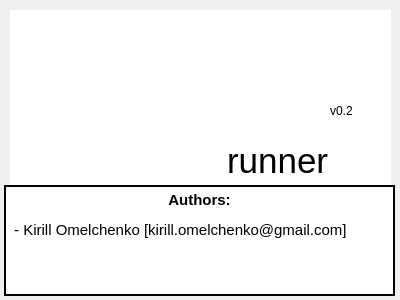
<?xml version="1.0" encoding="UTF-8"?>
<ui version="4.0">
 <class>dlgAbout</class>
 <widget class="QDialog" name="dlgAbout">
  <property name="geometry">
   <rect>
    <x>0</x>
    <y>0</y>
    <width>400</width>
    <height>300</height>
   </rect>
  </property>
  <property name="windowTitle">
   <string>Dialog</string>
  </property>
  <widget class="QGraphicsView" name="graphicsView">
   <property name="geometry">
    <rect>
     <x>10</x>
     <y>10</y>
     <width>381</width>
     <height>241</height>
    </rect>
   </property>
   <property name="styleSheet">
    <string notr="true">QGraphicsView {
background-image: url(:/img/appium_logo_rgb.png);
background-repeat: no-repeat;
background-position: center;
}</string>
   </property>
   <property name="frameShape">
    <enum>QFrame::NoFrame</enum>
   </property>
   <property name="frameShadow">
    <enum>QFrame::Plain</enum>
   </property>
  </widget>
  <widget class="QLabel" name="lbRunnerTitle">
   <property name="geometry">
    <rect>
     <x>227</x>
     <y>145</y>
     <width>101</width>
     <height>31</height>
    </rect>
   </property>
   <property name="font">
    <font>
     <pointsize>26</pointsize>
    </font>
   </property>
   <property name="text">
    <string>runner</string>
   </property>
  </widget>
  <widget class="QLabel" name="lbVersion">
   <property name="geometry">
    <rect>
     <x>330</x>
     <y>100</y>
     <width>66</width>
     <height>21</height>
    </rect>
   </property>
   <property name="text">
    <string>v0.2</string>
   </property>
  </widget>
  <widget class="QTextBrowser" name="textBrowser">
   <property name="geometry">
    <rect>
     <x>4</x>
     <y>185</y>
     <width>391</width>
     <height>111</height>
    </rect>
   </property>
   <property name="frameShape">
    <enum>QFrame::WinPanel</enum>
   </property>
   <property name="frameShadow">
    <enum>QFrame::Plain</enum>
   </property>
   <property name="html">
    <string>&lt;!DOCTYPE HTML PUBLIC &quot;-//W3C//DTD HTML 4.0//EN&quot; &quot;http://www.w3.org/TR/REC-html40/strict.dtd&quot;&gt;
&lt;html&gt;&lt;head&gt;&lt;meta name=&quot;qrichtext&quot; content=&quot;1&quot; /&gt;&lt;style type=&quot;text/css&quot;&gt;
p, li { white-space: pre-wrap; }
&lt;/style&gt;&lt;/head&gt;&lt;body style=&quot; font-family:'Cantarell'; font-size:11pt; font-weight:400; font-style:normal;&quot;&gt;
&lt;p align=&quot;center&quot; style=&quot; margin-top:12px; margin-bottom:12px; margin-left:0px; margin-right:0px; -qt-block-indent:0; text-indent:0px;&quot;&gt;&lt;span style=&quot; font-weight:600;&quot;&gt;Authors:&lt;/span&gt;&lt;/p&gt;
&lt;p style=&quot; margin-top:0px; margin-bottom:0px; margin-left:0px; margin-right:0px; -qt-block-indent:0; text-indent:0px;&quot;&gt; - Kirill Omelchenko [kirill.omelchenko@gmail.com]&lt;br /&gt;&lt;br /&gt;&lt;/p&gt;&lt;/body&gt;&lt;/html&gt;</string>
   </property>
  </widget>
 </widget>
 <resources>
  <include location="../resources/resources.qrc"/>
 </resources>
 <connections/>
</ui>
